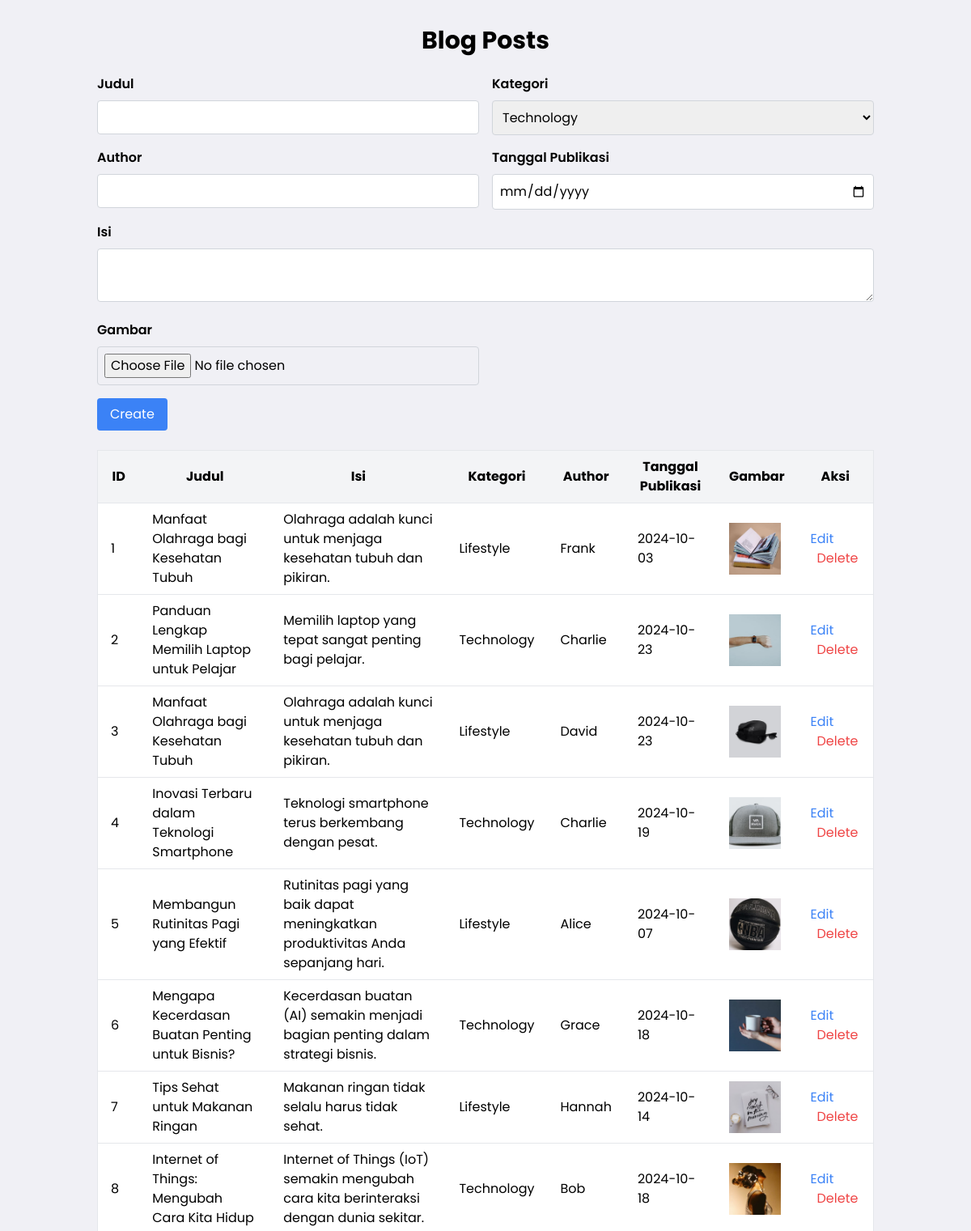
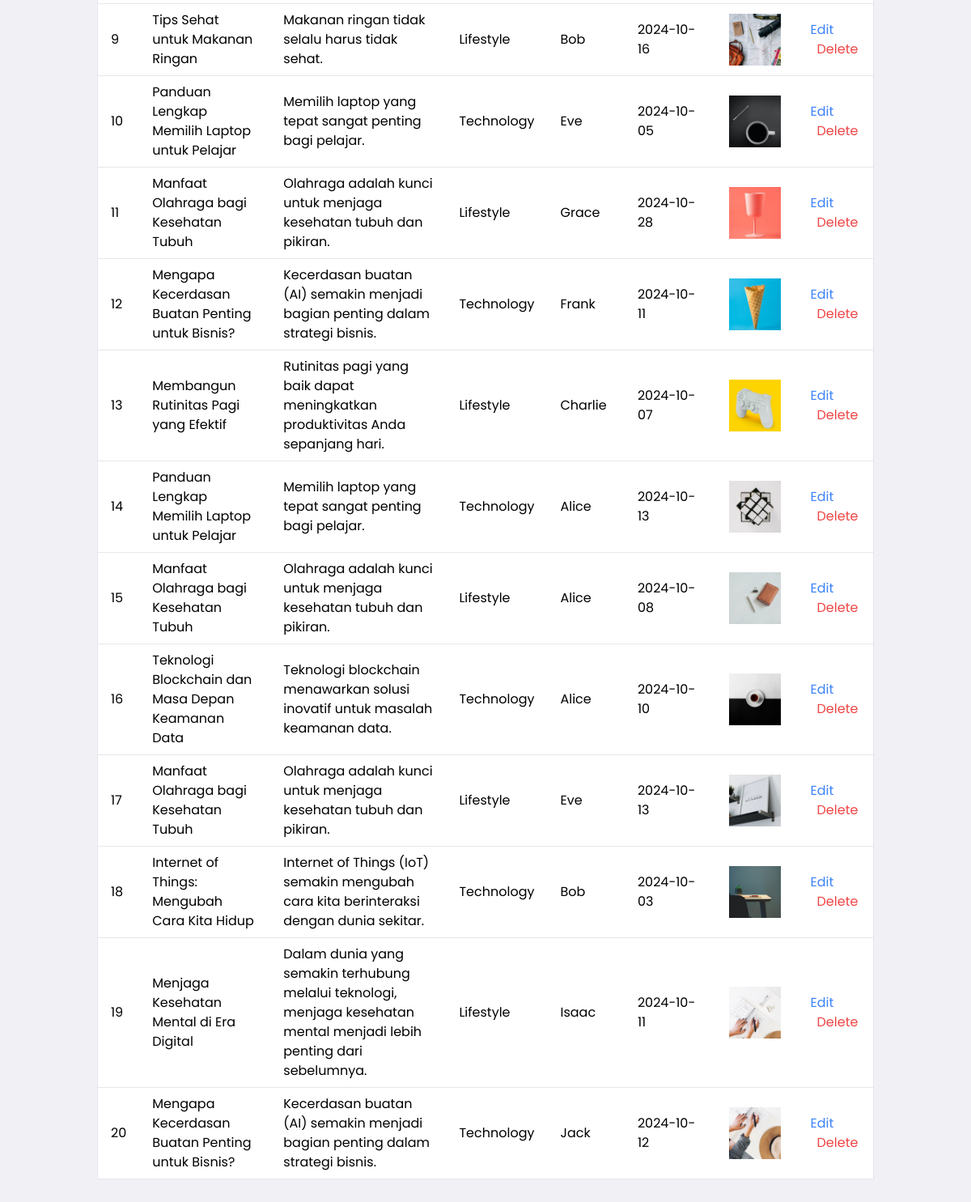
The page /uasweb/crud.php on the database its author committed (2 pictures, top to bottom).
### tables this page shows
CREATE TABLE `posts` (
  `id` int(11) NOT NULL,
  `judul` varchar(255) NOT NULL,
  `isi` text NOT NULL,
  `kategori` enum('Technology','Lifestyle') NOT NULL,
  `author` varchar(100) NOT NULL,
  `tanggal_publikasi` date NOT NULL,
  `images` varchar(255) NOT NULL,
  `view` int(11) NOT NULL DEFAULT 0
);

### uasweb/crud.php (the view, shortened to what this page needs)
<?php
$servername = "localhost";
$username = "root";
$password = "";
$dbname = "berita";
$conn = new mysqli($servername, $username, $password, $dbname);
$id = $judul = $isi = $kategori = $author = $tanggal_publikasi = $images = '';
$result = $conn->query("SELECT * FROM posts");
?>
<!DOCTYPE html>
<html lang="en">
<head>
    <link href="https://cdn.jsdelivr.net/npm/tailwindcss@2.2.19/dist/tailwind.min.css" rel="stylesheet">
</head>
<body>
<div class="container mx-auto p-8">
    <h1 class="text-3xl font-bold text-center mb-6">Blog Posts</h1>
    <form method="post" enctype="multipart/form-data" class="mb-6">
        <div class="grid grid-cols-1 md:grid-cols-2 gap-4">
            <div>
                <label class="block font-semibold mb-2">Judul</label>
                <input type="text" name="judul" value="<?php echo $judul; ?>" required class="w-full p-2 border border-gray-300 rounded">
            </div>
            <div>
                <label class="block font-semibold mb-2">Kategori</label>
                <select name="kategori" class="w-full p-2 border border-gray-300 rounded">
                    <option value="Technology" <?php echo ($kategori == 'Technology') ? 'selected' : ''; ?>>Technology</option>
                </select>
            </div>
            <div>
                <label class="block font-semibold mb-2">Author</label>
                <input type="text" name="author" value="<?php echo $author; ?>" required class="w-full p-2 border border-gray-300 rounded">
            </div>
            <div>
                <label class="block font-semibold mb-2">Tanggal Publikasi</label>
                <input type="date" name="tanggal_publikasi" value="<?php echo $tanggal_publikasi; ?>" required class="w-full p-2 border border-gray-300 rounded">
            </div>
            <div class="col-span-2">
                <label class="block font-semibold mb-2">Isi</label>
                <textarea name="isi" required class="w-full p-2 border border-gray-300 rounded"><?php echo $isi; ?></textarea>
            </div>
            <div>
                <label class="block font-semibold mb-2">Gambar</label>
                <input type="file" name="images" accept="image/*" required class="w-full p-2 border border-gray-300 rounded">
            </div>
        </div>
        <button type="submit" name="<?php echo $id ? 'update' : 'create'; ?>" class="mt-4 bg-blue-500 text-white py-2 px-4 rounded hover:bg-blue-600">
            <?php echo $id ? 'Update' : 'Create'; ?>
        </button>
    </form>
    <table class="min-w-full bg-white border border-gray-200">
        <thead>
            <tr class="bg-gray-100">
                <th class="py-2 px-4 border-b">ID</th>
                <th class="py-2 px-4 border-b">Judul</th>
                <th class="py-2 px-4 border-b">Isi</th>
                <th class="py-2 px-4 border-b">Kategori</th>
                <th class="py-2 px-4 border-b">Author</th>
                <th class="py-2 px-4 border-b">Tanggal Publikasi</th>
                <th class="py-2 px-4 border-b">Gambar</th>
                <th class="py-2 px-4 border-b">Aksi</th>
            </tr>
        </thead>
        <tbody>
            <?php while ($row = $result->fetch_assoc()): ?>
                <tr>
                    <td class="py-2 px-4 border-b"><?php echo $row['id']; ?></td>
                    <td class="py-2 px-4 border-b"><?php echo $row['judul']; ?></td>
                    <td class="py-2 px-4 border-b"><?php echo $row['isi']; ?></td>
                    <td class="py-2 px-4 border-b"><?php echo $row['kategori']; ?></td>
                    <td class="py-2 px-4 border-b"><?php echo $row['author']; ?></td>
                    <td class="py-2 px-4 border-b"><?php echo $row['tanggal_publikasi']; ?></td>
                    <td class="py-2 px-4 border-b">
                        <img src="uploads/<?php echo $row['images']; ?>" alt="Image" class="w-16 h-16 object-cover">
                    </td>
                    <td class="py-2 px-4 border-b">
                        <a href="?edit=<?php echo $row['id']; ?>" class="text-blue-500 hover:underline">Edit</a>
                        <a href="?delete=<?php echo $row['id']; ?>" class="text-red-500 hover:underline ml-2" onclick="return confirm('Are you sure you want to delete this post?');">Delete</a>
                    </td>
                </tr>
            <?php endwhile; ?>
        </tbody>
    </table>
</div>
</body>
</html>

### uasweb/crud.php (style rules this page uses)
body { font-family: 'Poppins', sans-serif; background-color: #f0f0f5; }

### rows shown on the page
posts: id "1", judul "Manfaat Olahraga bagi Kesehatan Tubuh", isi "Olahraga adalah kunci untuk menjaga kesehatan tubuh dan pikiran.", kategori "Lifestyle", author "Frank", tanggal_publikasi "2024-10-03", images (picture)
posts: id "2", judul "Panduan Lengkap Memilih Laptop untuk Pelajar", isi "Memilih laptop yang tepat sangat penting bagi pelajar.", kategori "Technology", author "Charlie", tanggal_publikasi "2024-10-23", images (picture)
posts: id "3", judul "Manfaat Olahraga bagi Kesehatan Tubuh", isi "Olahraga adalah kunci untuk menjaga kesehatan tubuh dan pikiran.", kategori "Lifestyle", author "David", tanggal_publikasi "2024-10-23", images (picture)
posts: id "4", judul "Inovasi Terbaru dalam Teknologi Smartphone", isi "Teknologi smartphone terus berkembang dengan pesat.", kategori "Technology", author "Charlie", tanggal_publikasi "2024-10-19", images (picture)
posts: id "5", judul "Membangun Rutinitas Pagi yang Efektif", isi "Rutinitas pagi yang baik dapat meningkatkan produktivitas Anda sepanjang hari.", kategori "Lifestyle", author "Alice", tanggal_publikasi "2024-10-07", images (picture)
posts: id "6", judul "Mengapa Kecerdasan Buatan Penting untuk Bisnis?", isi "Kecerdasan buatan (AI) semakin menjadi bagian penting dalam strategi bisnis.", kategori "Technology", author "Grace", tanggal_publikasi "2024-10-18", images (picture)
posts: id "7", judul "Tips Sehat untuk Makanan Ringan", isi "Makanan ringan tidak selalu harus tidak sehat.", kategori "Lifestyle", author "Hannah", tanggal_publikasi "2024-10-14", images (picture)
posts: id "8", judul "Internet of Things: Mengubah Cara Kita Hidup", isi "Internet of Things (IoT) semakin mengubah cara kita berinteraksi dengan dunia sekitar.", kategori "Technology", author "Bob", tanggal_publikasi "2024-10-18", images (picture)
posts: id "9", judul "Tips Sehat untuk Makanan Ringan", isi "Makanan ringan tidak selalu harus tidak sehat.", kategori "Lifestyle", author "Bob", tanggal_publikasi "2024-10-16", images (picture)
posts: id "10", judul "Panduan Lengkap Memilih Laptop untuk Pelajar", isi "Memilih laptop yang tepat sangat penting bagi pelajar.", kategori "Technology", author "Eve", tanggal_publikasi "2024-10-05", images (picture)
posts: id "11", judul "Manfaat Olahraga bagi Kesehatan Tubuh", isi "Olahraga adalah kunci untuk menjaga kesehatan tubuh dan pikiran.", kategori "Lifestyle", author "Grace", tanggal_publikasi "2024-10-28", images (picture)
posts: id "12", judul "Mengapa Kecerdasan Buatan Penting untuk Bisnis?", isi "Kecerdasan buatan (AI) semakin menjadi bagian penting dalam strategi bisnis.", kategori "Technology", author "Frank", tanggal_publikasi "2024-10-11", images (picture)
posts: id "13", judul "Membangun Rutinitas Pagi yang Efektif", isi "Rutinitas pagi yang baik dapat meningkatkan produktivitas Anda sepanjang hari.", kategori "Lifestyle", author "Charlie", tanggal_publikasi "2024-10-07", images (picture)
posts: id "14", judul "Panduan Lengkap Memilih Laptop untuk Pelajar", isi "Memilih laptop yang tepat sangat penting bagi pelajar.", kategori "Technology", author "Alice", tanggal_publikasi "2024-10-13", images (picture)
posts: id "15", judul "Manfaat Olahraga bagi Kesehatan Tubuh", isi "Olahraga adalah kunci untuk menjaga kesehatan tubuh dan pikiran.", kategori "Lifestyle", author "Alice", tanggal_publikasi "2024-10-08", images (picture)
posts: id "16", judul "Teknologi Blockchain dan Masa Depan Keamanan Data", isi "Teknologi blockchain menawarkan solusi inovatif untuk masalah keamanan data.", kategori "Technology", author "Alice", tanggal_publikasi "2024-10-10", images (picture)
posts: id "17", judul "Manfaat Olahraga bagi Kesehatan Tubuh", isi "Olahraga adalah kunci untuk menjaga kesehatan tubuh dan pikiran.", kategori "Lifestyle", author "Eve", tanggal_publikasi "2024-10-13", images (picture)
posts: id "18", judul "Internet of Things: Mengubah Cara Kita Hidup", isi "Internet of Things (IoT) semakin mengubah cara kita berinteraksi dengan dunia sekitar.", kategori "Technology", author "Bob", tanggal_publikasi "2024-10-03", images (picture)
posts: id "19", judul "Menjaga Kesehatan Mental di Era Digital", isi "Dalam dunia yang semakin terhubung melalui teknologi, menjaga kesehatan mental menjadi lebih penting dari sebelumnya.", kategori "Lifestyle", author "Isaac", tanggal_publikasi "2024-10-11", images (picture)
posts: id "20", judul "Mengapa Kecerdasan Buatan Penting untuk Bisnis?", isi "Kecerdasan buatan (AI) semakin menjadi bagian penting dalam strategi bisnis.", kategori "Technology", author "Jack", tanggal_publikasi "2024-10-12", images (picture)
